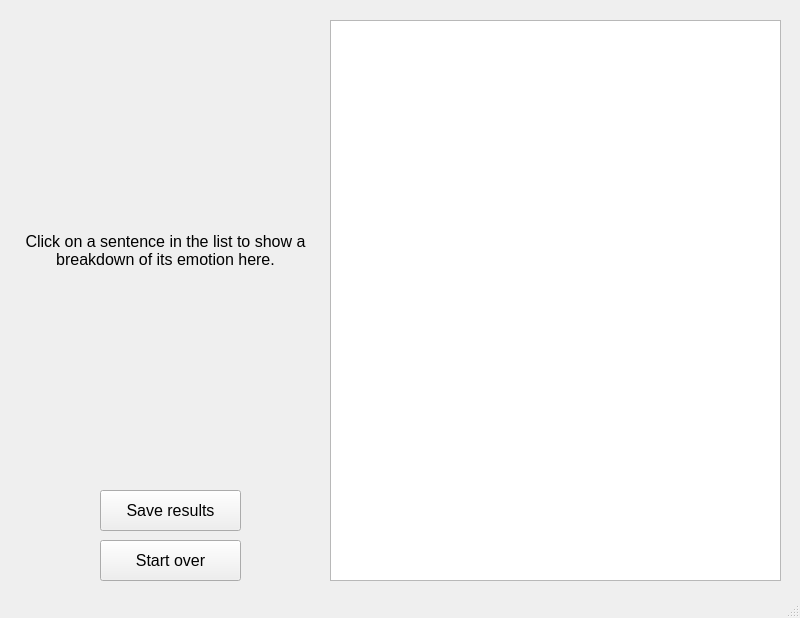
<?xml version="1.0" encoding="UTF-8"?>
<ui version="4.0">
 <class>resultsWindow</class>
 <widget class="QMainWindow" name="resultsWindow">
  <property name="geometry">
   <rect>
    <x>0</x>
    <y>0</y>
    <width>800</width>
    <height>618</height>
   </rect>
  </property>
  <property name="windowTitle">
   <string>Analysis results</string>
  </property>
  <widget class="QWidget" name="centralwidget">
   <widget class="QListView" name="results_AnalysisResults">
    <property name="geometry">
     <rect>
      <x>330</x>
      <y>20</y>
      <width>451</width>
      <height>561</height>
     </rect>
    </property>
   </widget>
   <widget class="QLabel" name="results_ResultsBreakdown">
    <property name="geometry">
     <rect>
      <x>10</x>
      <y>25</y>
      <width>311</width>
      <height>451</height>
     </rect>
    </property>
    <property name="font">
     <font>
      <pointsize>12</pointsize>
     </font>
    </property>
    <property name="text">
     <string>Click on a sentence in the list to show a breakdown of its emotion here.</string>
    </property>
    <property name="alignment">
     <set>Qt::AlignCenter</set>
    </property>
    <property name="wordWrap">
     <bool>true</bool>
    </property>
   </widget>
   <widget class="QPushButton" name="results_SaveBtn">
    <property name="geometry">
     <rect>
      <x>100</x>
      <y>490</y>
      <width>141</width>
      <height>41</height>
     </rect>
    </property>
    <property name="font">
     <font>
      <pointsize>12</pointsize>
     </font>
    </property>
    <property name="toolTip">
     <string>Save the results of the sentiment analysis as a text file.</string>
    </property>
    <property name="text">
     <string>Save results</string>
    </property>
    <property name="shortcut">
     <string>Ctrl+C</string>
    </property>
   </widget>
   <widget class="QPushButton" name="results_StartOverBtn">
    <property name="geometry">
     <rect>
      <x>100</x>
      <y>540</y>
      <width>141</width>
      <height>41</height>
     </rect>
    </property>
    <property name="font">
     <font>
      <pointsize>12</pointsize>
     </font>
    </property>
    <property name="toolTip">
     <string>Delete the results of the analysis &amp; start over with a new piece of text.</string>
    </property>
    <property name="text">
     <string>Start over</string>
    </property>
   </widget>
  </widget>
  <widget class="QMenuBar" name="menubar">
   <property name="geometry">
    <rect>
     <x>0</x>
     <y>0</y>
     <width>800</width>
     <height>25</height>
    </rect>
   </property>
  </widget>
  <widget class="QStatusBar" name="statusbar"/>
 </widget>
 <resources/>
 <connections/>
</ui>
